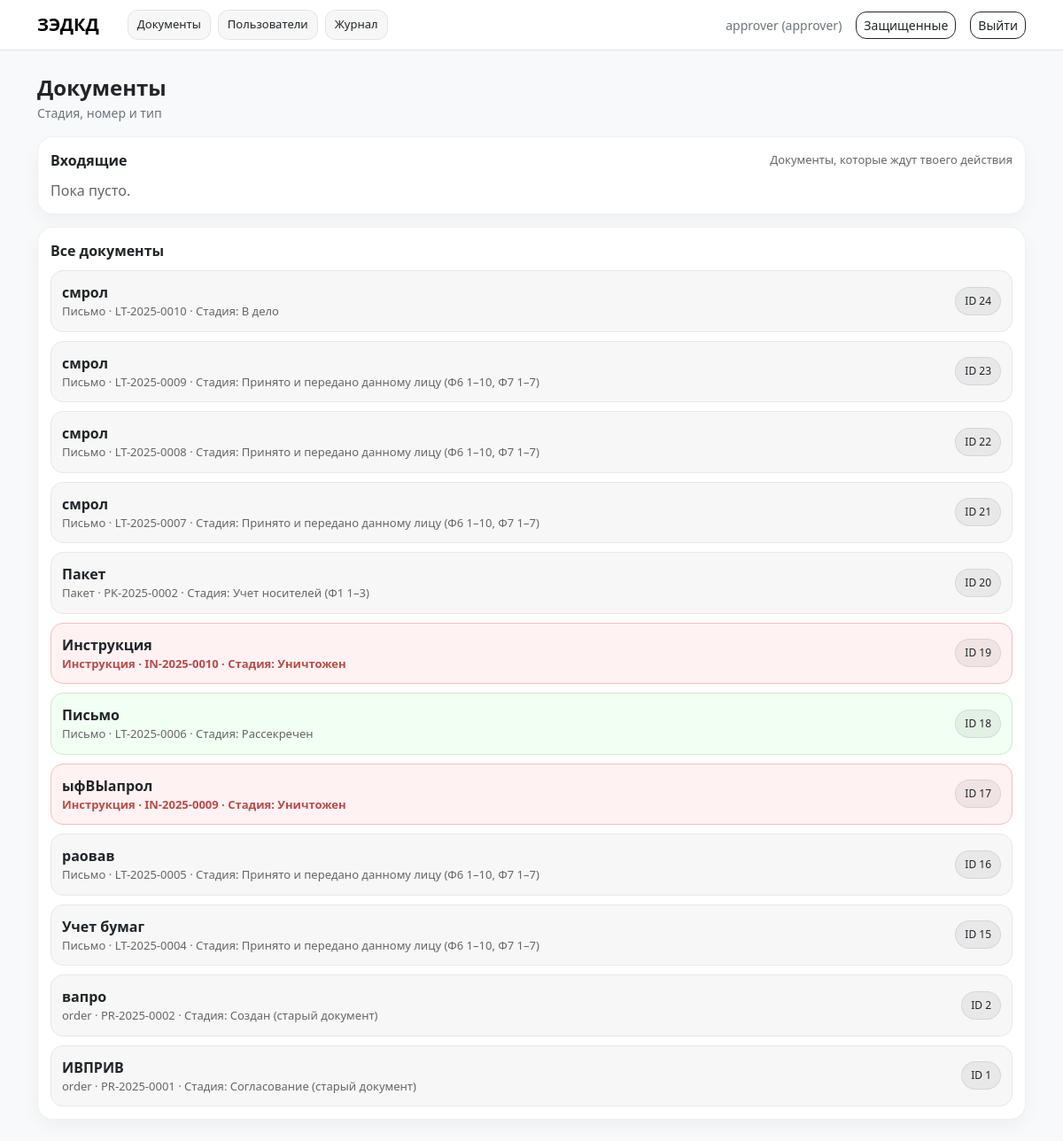
The app's page / (signed in) with its own data.
### app/models.py (models this page shows, shortened)
class User(db.Model, UserMixin):
    id = db.Column(db.Integer, primary_key=True)
    username = db.Column(db.String(80), unique=True, nullable=False)
    password_hash = db.Column(db.String(200), nullable=False)
    role = db.Column(db.String(30), nullable=False, default=Role.CLERK)

class Document(db.Model):
    id = db.Column(db.Integer, primary_key=True)
    doc_type = db.Column(db.String(30), nullable=False)
    title = db.Column(db.String(255), nullable=False)
    reg_number = db.Column(db.String(50), nullable=True)
    stage = db.Column(db.String(50), nullable=False, default="created")
    created_at = db.Column(db.DateTime, default=datetime.utcnow)
    created_by_id = db.Column(db.Integer, db.ForeignKey("user.id"), nullable=False)
    created_by = db.relationship("User", backref="created_documents")
    content_json = db.Column(db.Text, nullable=False, server_default="{}")
    confidentiality = db.Column(db.String(50), nullable=True)
    assigned_to_role = db.Column(db.String(30), nullable=True)
    security_json = db.Column(db.Text, nullable=True)

### app/main.py (the view)
@main_bp.route("/")
@login_required
def index():
    active_docs = (
        Document.query
        .filter(Document.stage != "deleted")
        .order_by(Document.created_at.desc())
        .all()
    )
    for d in active_docs:
        attach_runtime_assigned(d)
    inbox_docs = []
    for d in active_docs:
        if d.stage in ("archived", "destroyed", "declassified"):
            continue
        assigned = getattr(d, "assigned_to_role", None)
        if assigned and assigned == current_user.role:
            inbox_docs.append(d)
    return render_template(
        "index.html",
        inbox_docs=inbox_docs,
        docs=active_docs,
        me=current_user,
        DOC_TYPE_LABELS=DOC_TYPE_LABELS,
        STAGE_LABELS=STAGE_LABELS
    )

### app/main.py (called while the page is built)
def load_payload(d: Document) -> dict:
    try:
        return json.loads(d.content_json or "{}")
    except Exception:
        return {}

def attach_runtime_assigned(d: Document, payload: Optional[dict] = None) -> None:
    payload = payload if payload is not None else load_payload(d)
    setattr(d, "assigned_to_role", payload.get("_assigned_to_role"))

### app/models.py (called while the page is built)
@login_manager.user_loader
def load_user(user_id):
    return User.query.get(int(user_id))

### app/templates/index.html (shortened to what this page needs)
{% extends "base.html" %}
{% block content %}
<div class="d-flex align-items-center justify-content-between mb-3">
  <div>
    <div class="fw-semibold fs-4">Документы</div>
    <div class="text-secondary small">Стадия, номер и тип</div>
  </div>
</div>
<div class="card-soft" style="padding:14px; margin-bottom:14px;">
  <div style="display:flex; justify-content:space-between; gap:10px; flex-wrap:wrap; align-items:center;">
    <div style="font-weight:700; font-size:16px;">Входящие</div>
    <div style="color:#666; font-size:13px;">Документы, которые ждут твоего действия</div>
  </div>
  {% if inbox_docs and inbox_docs|length > 0 %}
    <div style="display:flex; flex-direction:column; gap:10px; margin-top:10px;">
      {% for d in inbox_docs %}
        {% set cls = "doc-work" %}
        {% if d.stage == "destroyed" %}
          {% set cls = "doc-destroyed" %}
        {% elif d.stage in ["archived", "declassified"] %}
          {% set cls = "doc-archived" %}
        {% endif %}
        {% if d.stage == "destroyed" %}
          <div class="doc-card {{ cls }}">
            <div style="display:flex; justify-content:space-between; gap:10px; flex-wrap:wrap;">
              <div>
                <div class="doc-title">{{ DOC_TYPE_LABELS.get(d.doc_type, d.doc_type) }} № {{ d.reg_number }}</div>
                <div class="doc-sub">{{ d.title }}</div>
              </div>
              <div class="doc-muted" style="white-space:nowrap;">
                {{ STAGE_LABELS.get(d.stage, d.stage) }}
              </div>
            </div>
          </div>
        {% else %}
          <a href="{{ url_for('main.doc_detail', doc_id=d.id) }}" class="doc-card {{ cls }}">
            <div style="display:flex; justify-content:space-between; gap:10px; flex-wrap:wrap;">
              <div>
                <div class="doc-title">{{ DOC_TYPE_LABELS.get(d.doc_type, d.doc_type) }} № {{ d.reg_number }}</div>
                <div class="doc-sub">{{ d.title }}</div>
              </div>
              <div class="doc-muted" style="white-space:nowrap;">
                {{ STAGE_LABELS.get(d.stage, d.stage) }}
              </div>
            </div>
          </a>
        {% endif %}
      {% endfor %}
    </div>
  {% else %}
    <div style="margin-top:10px; color:#666;">Пока пусто.</div>
  {% endif %}
</div>
<div class="card-soft" style="padding:14px;">
  <div style="font-weight:700; font-size:16px; margin-bottom:10px;">Все документы</div>
  {% if docs and docs|length > 0 %}
    <div style="display:flex; flex-direction:column; gap:10px;">
      {% for d in docs %}
        {% set cls = "doc-work" %}
        {% if d.stage == "destroyed" %}
          {% set cls = "doc-destroyed" %}
        {% elif d.stage in ["archived", "declassified"] %}
          {% set cls = "doc-archived" %}
        {% endif %}
        {% if d.stage == "destroyed" %}
          <div class="doc-card {{ cls }}">
            <div style="display:flex; justify-content:space-between; gap:10px; flex-wrap:wrap; align-items:center;">
              <div>
                <div class="doc-title">{{ d.title }}</div>
                <div class="doc-muted">
                  {{ DOC_TYPE_LABELS.get(d.doc_type, d.doc_type) }} ·
                  {{ d.reg_number or "без номера" }} ·
                  Стадия: {{ STAGE_LABELS.get(d.stage, d.stage) }}
                </div>
              </div>
              <span class="badge-soft">ID {{ d.id }}</span>
            </div>
          </div>
        {% else %}
          <a class="doc-card {{ cls }}" href="{{ url_for('main.doc_detail', doc_id=d.id) }}">
            <div style="display:flex; justify-content:space-between; gap:10px; flex-wrap:wrap; align-items:center;">
              <div>
                <div class="doc-title">{{ d.title }}</div>
                <div class="doc-muted">
                  {{ DOC_TYPE_LABELS.get(d.doc_type, d.doc_type) }} ·
                  {{ d.reg_number or "без номера" }} ·
                  Стадия: {{ STAGE_LABELS.get(d.stage, d.stage) }}
                </div>
              </div>
              <span class="badge-soft">ID {{ d.id }}</span>
            </div>
          </a>
        {% endif %}
      {% endfor %}
    </div>
  {% else %}
    <div class="text-secondary">Пока документов нет.</div>
  {% endif %}
</div>
{% endblock %}

### app/templates/base.html (shortened to what this page needs)
<!doctype html>
<html lang="ru">
<head>
  <link href="https://cdn.jsdelivr.net/npm/bootstrap@5.3.3/dist/css/bootstrap.min.css" rel="stylesheet">
</head>
<body class="bg-light">
  <nav class="navbar navbar-expand-lg bg-white border-bottom">
    <div class="container">
      <div class="d-flex align-items-center gap-3">
        <span class="navbar-brand fw-semibold mb-0">ЗЭДКД</span>
        <div class="d-flex align-items-center gap-2">
          <a class="navbtn" href="{{ url_for('main.index') }}">Документы</a>
          <a class="navbtn" href="{{ url_for('main.users') }}">Пользователи</a>
          {% if me.role in ['auditor','approver'] %}
            <a class="navbtn" href="{{ url_for('main.journal') }}">Журнал</a>
          {% endif %}
        </div>
      </div>
      <div class="ms-auto d-flex align-items-center gap-3">
        <span class="text-secondary small">
          {{ me.username or me.login }} ({{ me.role }})
        </span>
        <a class="btn btn-outline-dark btn-sm btn-round" href="/secure/inbox">Защищенные</a>
        <a class="btn btn-outline-dark btn-sm btn-round" href="/logout">Выйти</a>
      </div>
    </div>
  </nav>
  <main class="container py-4">
    {% block content %}{% endblock %}
  </main>
</body>
</html>

### app/templates/base.html (style rules this page uses)
:root { --soft-bg: #f6f7fb; --card-radius: 18px; }
body { background: var(--soft-bg) !important; }
.card-soft { border-radius: var(--card-radius) !important; border: 1px solid rgba(0,0,0,.06) !important; box-shadow: 0 8px 20px rgba(0,0,0,.04); background: #fff; }
.btn-round { border-radius: 12px !important; }
.badge-soft { background: rgba(0,0,0,.05); border: 1px solid rgba(0,0,0,.08); }
.navbtn { border-radius: 12px; padding: 6px 10px; font-size: 13px; border: 1px solid rgba(0,0,0,.08); background: rgba(0,0,0,.03); text-decoration: none; color: inherit; }

### app/templates/index.html (style rules this page uses)
.doc-card { padding: 12px; display: block; text-decoration: none; color: inherit; border-radius: 14px; border: 1px solid rgba(0,0,0,0.06); background: #fff; transition: transform .08s ease, box-shadow .08s ease; }
.doc-muted { color: #666; font-size: 13px; }
.doc-title { font-weight: 700; }
.doc-work { background: #f7f7f7; border-color: #e7e7e7; }
.doc-archived { background: #f2fff3; border-color: #cfe9d2; }
.doc-destroyed { background: #fff2f2; border-color: #f3c0c0; }
.doc-destroyed .doc-muted, .doc-destroyed .doc-sub { color: #b94a48; font-weight: 600; }
.badge-soft { padding: 6px 10px; border-radius: 999px; font-size: 12px; background: rgba(0,0,0,0.06); }

### records on screen
User: username "approver", role "approver"
Document: title "смрол", get "Письмо", reg_number "LT-2025-0010", get "В дело", id "24"
Document: title "смрол", get "Письмо", reg_number "LT-2025-0009", get "Принято и передано данному лицу (Ф6 1–10, Ф7 1–7)", id "23"
Document: title "смрол", get "Письмо", reg_number "LT-2025-0008", get "Принято и передано данному лицу (Ф6 1–10, Ф7 1–7)", id "22"
Document: title "смрол", get "Письмо", reg_number "LT-2025-0007", get "Принято и передано данному лицу (Ф6 1–10, Ф7 1–7)", id "21"
Document: title "Пакет", get "Пакет", reg_number "PK-2025-0002", get "Учет носителей (Ф1 1–3)", id "20"
Document: title "Инструкция", get "Инструкция", reg_number "IN-2025-0010", get "Уничтожен", id "19"
Document: title "Письмо", get "Письмо", reg_number "LT-2025-0006", get "Рассекречен", id "18"
Document: title "ыфВЫапрол", get "Инструкция", reg_number "IN-2025-0009", get "Уничтожен", id "17"
Document: title "раовав", get "Письмо", reg_number "LT-2025-0005", get "Принято и передано данному лицу (Ф6 1–10, Ф7 1–7)", id "16"
Document: title "Учет бумаг", get "Письмо", reg_number "LT-2025-0004", get "Принято и передано данному лицу (Ф6 1–10, Ф7 1–7)", id "15"
Document: title "вапро", get "order", reg_number "PR-2025-0002", get "Создан (старый документ)", id "2"
Document: title "ИВПРИВ", get "order", reg_number "PR-2025-0001", get "Согласование (старый документ)", id "1"
